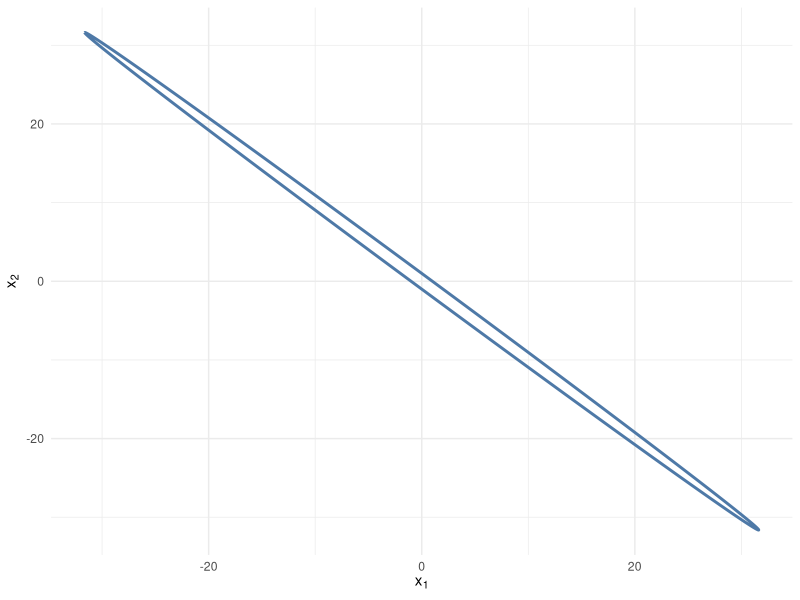
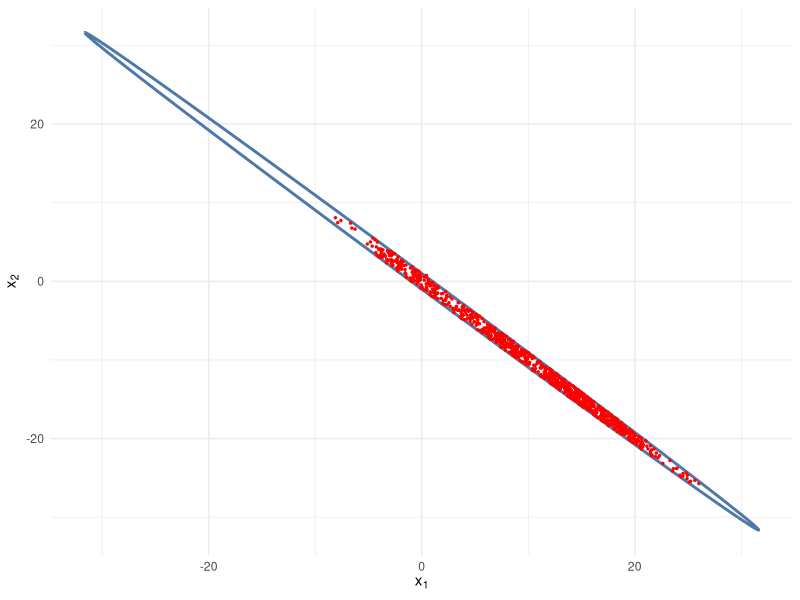
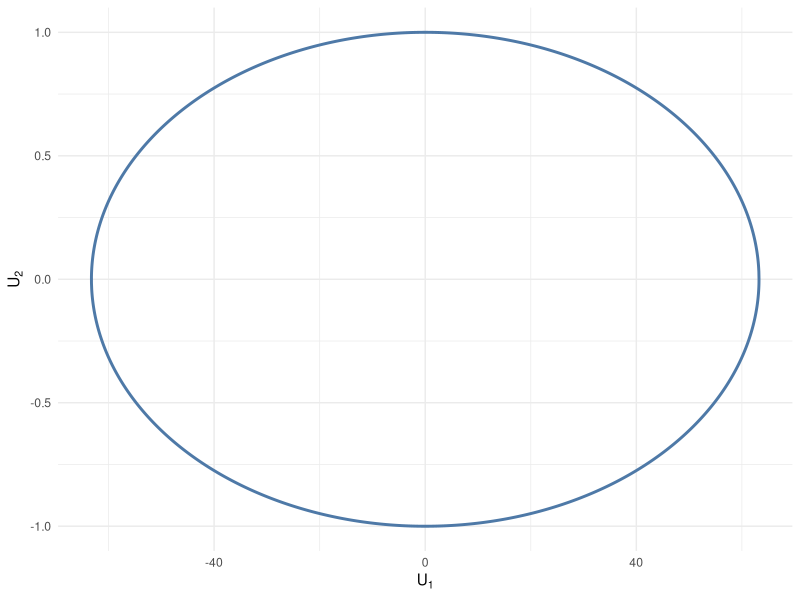
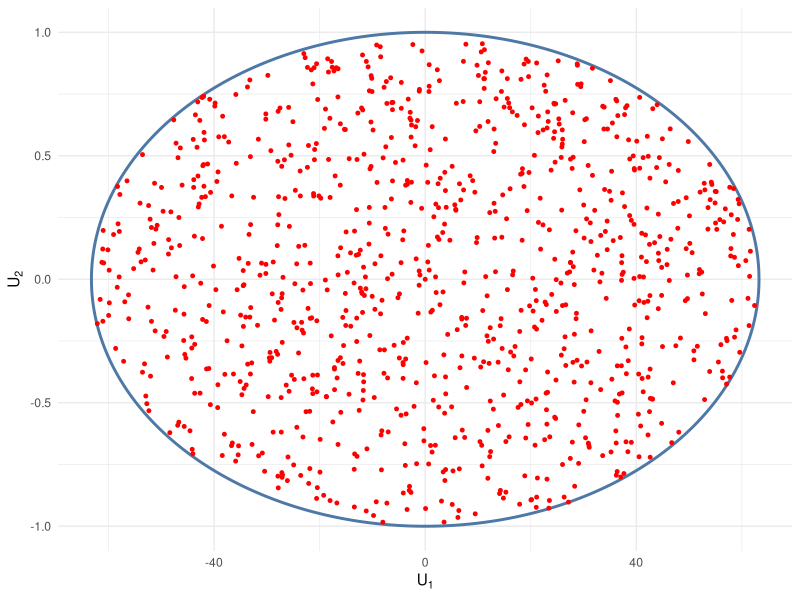

Here is the R script that generated these plots, in order: (Note: this script raises an error after producing the figures.)
library(ggplot2)
#a draw the boundary 
w  <- 1.999
x_max <- sqrt(4 / (4 - w^2))  # maximum of x1
xv <- seq(-x_max, x_max, by=0.01)  # x1


x2_pos <- -(w/2)*xv + sqrt(1 - (1 - w^2/4) * xv^2)
x2_neg <- -(w/2)*xv - sqrt(1 - (1 - w^2/4) * xv^2)


ellipse_df <- data.frame(
  x1=c(xv,rev(xv)),
  x2=c(x2_pos,rev(x2_neg))
)

ggplot(ellipse_df,aes(x=x1,y=x2))+
  geom_path(color="#4E79A7",size=1)+
  labs(x=expression(x[1]),y=expression(x[2]))+
  theme_minimal()


#b

#c Gibbs sampling

gibbsSampling <- function(n,W){
  
  #initialize x1 and x2
  X1 <- numeric(n)
  X2 <- numeric(n)
  
  #initialize the first iteration
  X1[1] <- runif(1,-1,1)
  X2[1] <- runif(1,-1,1)
  
  for(i in 2:n){
   #generating x1 given x2
   X1_range <- c(-0.5*W*X2[i-1]-sqrt(1-(1-1/4*W^2)*X2[i-1]^2),-0.5*W*X2[i-1]+sqrt(1-(1-1/4*W^2)*X2[i-1]^2))
   X1[i] <- runif(1,min = X1_range[1],max = X1_range[2]) 
    
   #generating x2 given x1
   X2_range <- c(-0.5*W*X1[i]-sqrt(1-(1-1/4*W^2)*X1[i]^2),-0.5*W*X1[i]+sqrt(1-(1-1/4*W^2)*X1[i]^2))
   X2[i] <- runif(1,min = X2_range[1],max = X2_range[2])
    
  }
   result <- data.frame(X1,X2)
   return(result)
}
set.seed(12345)
samples <- gibbsSampling(1000,1.999)
ggplot(ellipse_df,aes(x=x1,y=x2))+
  geom_path(color="#4E79A7",size=1)+
  labs(x=expression(x[1]),y=expression(x[2]))+
  geom_point(data=samples,aes(x = X1, y = X2), color = "red", size = 0.5) +
  theme_minimal()


#repeat the sampling 
prob_x1 <- function(sample,n){
  prob <- sum(sample$X1>0)/n
  return(prob)
  
}

probs <- numeric(10)
sample_result <- list()
for (i in 1:10) {
  sample_result[[i]] <- gibbsSampling(1000,1.999)
  probs[i] <- prob_x1(sample_result[[i]],1000)
}
cat("The probabilities of X1 >0 in 10 times :",probs,"\n")


#d

#e generate U


#calculate U1 = X1 - X2, U2 = X1 + X2
U1<- c(xv - x2_pos, rev(xv - x2_neg))
U2 <- c(xv + x2_pos, rev(xv + x2_neg))

#plot the boundaries of U
ellipse_U_df <- data.frame(U1 = U1, U2 = U2)
ggplot(ellipse_U_df, aes(x = U1, y = U2)) +
  geom_path(color = "#4E79A7", size = 1) +  
  labs(x = expression(U[1]), y = expression(U[2])) +
  theme_minimal()

#generate 1000 random variables using Gibbs Sampling
gibbsSampling_U <- function(n, W) {
  # initialize U1 and U2 
  U1 <- numeric(n)
  U2 <- numeric(n)
  
  # initialize the first iteration
  U1[1] <- 0  
  U2[1] <- 0
  
  for (i in 2:n) {
    # given U2[i-1]，generate U1[i]
    numerator_U1 <- 4 - (2 + W) * U2[i-1]^2
    U1_max <- sqrt(numerator_U1 / (2 - W))
    U1_range <- c(-U1_max, U1_max)
    
    U1[i] <- runif(1, min = U1_range[1], max = U1_range[2])
    
    # given U1[i]，generate U2[i]
    numerator_U2 <- 4 - (2 - W) * U1[i]^2
    U2_max <- sqrt(numerator_U2 / (2 + W))
    U2_range <- c(-U2_max, U2_max)
    U2[i] <- runif(1, min = U2_range[1], max = U2_range[2])
  }
  data.frame(U1, U2)
}
set.seed(12345)
sample_U <- gibbsSampling_U(1000,1.999)

#plot the samples of U
ggplot(ellipse_U_df, aes(x = U1, y = U2)) +
  geom_path(color = "#4E79A7", size = 1) +  
  labs(x = expression(U[1]), y = expression(U[2])) +
  geom_point(data=sample_U,aes(x = U1, y = U2), color = "red", size = 1) +
  theme_minimal()

#calculate P(x1>0)
samples_U_transformed_df <- data.frame(
  X1=(sample_U$U1+sample_U$U2)/2,
  X2=(sample_U$U2-sample_U$U1)/2
)

prob_X1_gibbs <- sum(samples_U_transformed_df$X1 > 0) /1000

cat("The probability of X1 > 0:",prob_X1_gibbs,"\n")


#repeat the sampling
prob_U <- function(sample,n){
  prob <- sum((sample$U2 + sample$U1) / 2 > 0) / 1000
  return(prob)
  
}
set.seed(12345)
probs_u <- numeric(10)
sample_U_result <- list()
for (i in 1:10) {
  sample_U_result[[i]] <- gibbsSampling_U(1000,1.999)
  probs_u[i] <- prob_U (sample_U_result[[i]],1000)
}
kable(probs_u,caption = "Probability of X1>0")




